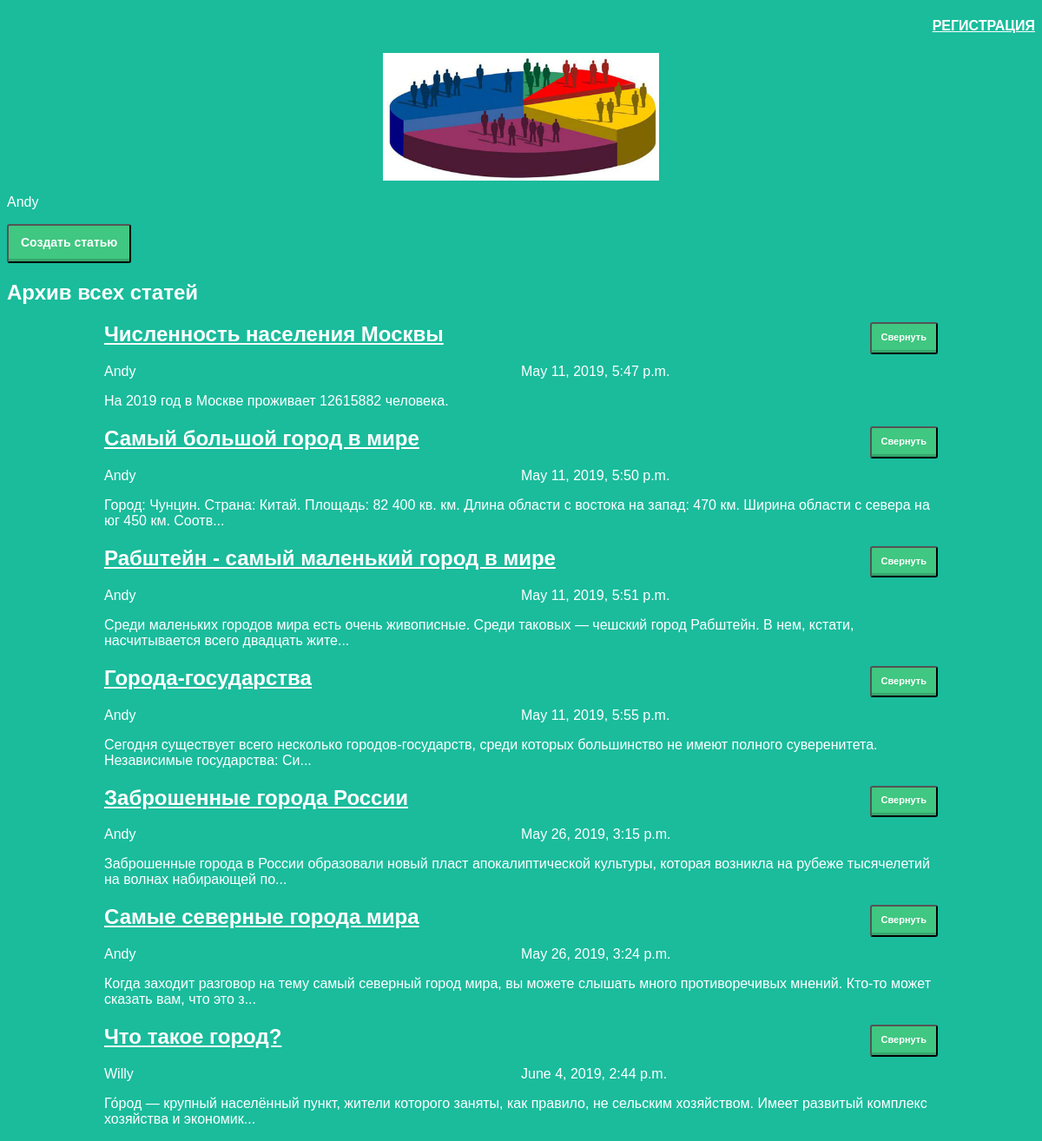
Screenshot of /articles/ (signed in) with the database file from the repository.
### articles/models.py (models this page shows, shortened)
class Article(models.Model):
    author = models.ForeignKey(User, on_delete=models.CASCADE)
    title = models.CharField(max_length=200)
    text = models.TextField()
    created_date = models.DateTimeField(default=timezone.now)
    def get_excerpt(self):
        return self.text[:140] + "..." if len(self.text) > 140 else self.text

### articles/views.py (the view)
# urls.py: path('articles/', views.archive, name='archive'),
def archive(request):
    return render(request, 'archive.html', {"posts":Article.objects.all()})

### articles/templates/archive.html (shortened to what this page needs)
<!DOCTYPE html>
<html lang="en">
    <head>
        {% load static %}
        <link rel="stylesheet" href="{% static 'css/article.css' %}">
    </head>
    <body>
        <div class="header">
            <h4 align=right>
                    <a href="{% url 'registration' %}" >РЕГИСТРАЦИЯ</a>
            </h4>
            <img src="{% static "images/people.png" %}">
        <p>{{user.username}}</p>
        <input class = "buttonf" type="button" value="Создать статью" onClick='location.href="http://127.0.0.1:8000/article/new/"'>
        <h2>Архив всех статей</h2>
        </div>
        <div class="archive">
        {% for post in posts %}
            <div class="one-post">
                <h2 class="post-title">
                    <a href="/article/{{ post.id }}">{{ post.title }}</a>
                    <input class="fold-button" type="button" value="Свернуть" style="float: right;">
                </h2>
                <div class="inner-post">
                    <div class="article-info">
                        <div class="article-author" >{{ post.author.username }}</div>
                        <div class="article-createddate">{{ post.created_date }}</div>
                    </div>
                    <p class="article-text">{{ post.get_excerpt }}</p>
                </div>
            </div>
        {% endfor %}
        </div>
    </body>
</html>

### articles/static/css/article.css (style rules this page uses)
body { background: #1abc9c; font-family: Tahoma, Arial, sans-serif; color: #ffffff; }
.header img { display: block; width: 318px; margin-left: auto; margin-right: auto; }
h4 a { font-family: Arial; color: #ffffff; }
.archive { width: 960px; margin-left: auto; margin-right: auto; }
.post-title a { font-family: Arial; color: #ffffff; }
.article-author { width: 50%; float: left; }
.buttonf { font-size: 14px; font-weight: 740; color: white; text-decoration: none; padding: .8em 1em calc(.8em + 3px); border-radius: 3px; background: rgb(64,199,129); box-shadow: 0 -3px rgb(53,167,110) inset; transition: 0.2s; }
.fold-button { font-size: 11px; font-weight: 700; color: white; text-decoration: none; padding: .8em 1em calc(.8em + 3px); border-radius: 3px; background: rgb(64,199,129); box-shadow: 0 -3px rgb(53,167,110) inset; transition: 0.2s; }

### rows the page displays
Article: title "Численность населения Москвы", author.username "Andy", created_date "May 11, 2019, 5:47 p.m.", get_excerpt "На 2019 год в Москве проживает 12615882 человека."
Article: title "Самый большой город в мире", author.username "Andy", created_date "May 11, 2019, 5:50 p.m.", get_excerpt "Город: Чунцин. Страна: Китай. Площадь: 82 400 кв. км. Длина области с востока на запад: 470 км. Ширина области с севера на юг 450 км. Соотв..."
Article: title "Рабштейн - самый маленький город в мире", author.username "Andy", created_date "May 11, 2019, 5:51 p.m.", get_excerpt "Среди маленьких городов мира есть очень живописные. Среди таковых — чешский город Рабштейн. В нем, кстати, насчитывается всего двадцать жите..."
Article: title "Города-государства", author.username "Andy", created_date "May 11, 2019, 5:55 p.m.", get_excerpt "Сегодня существует всего несколько городов-государств, среди которых большинство не имеют полного суверенитета. Независимые государства: Си..."
Article: title "Заброшенные города России", author.username "Andy", created_date "May 26, 2019, 3:15 p.m.", get_excerpt "Заброшенные города в России образовали новый пласт апокалиптической культуры, которая возникла на рубеже тысячелетий на волнах набирающей по..."
Article: title "Самые северные города мира", author.username "Andy", created_date "May 26, 2019, 3:24 p.m.", get_excerpt "Когда заходит разговор на тему самый северный город мира, вы можете слышать много противоречивых мнений. Кто-то может сказать вам, что это з..."
Article: title "Что такое город?", author.username "Willy", created_date "June 4, 2019, 2:44 p.m.", get_excerpt "Го́род — крупный населённый пункт, жители которого заняты, как правило, не сельским хозяйством. Имеет развитый комплекс хозяйства и экономик..."

### other values shown
{{ user.username }} "Andy"
